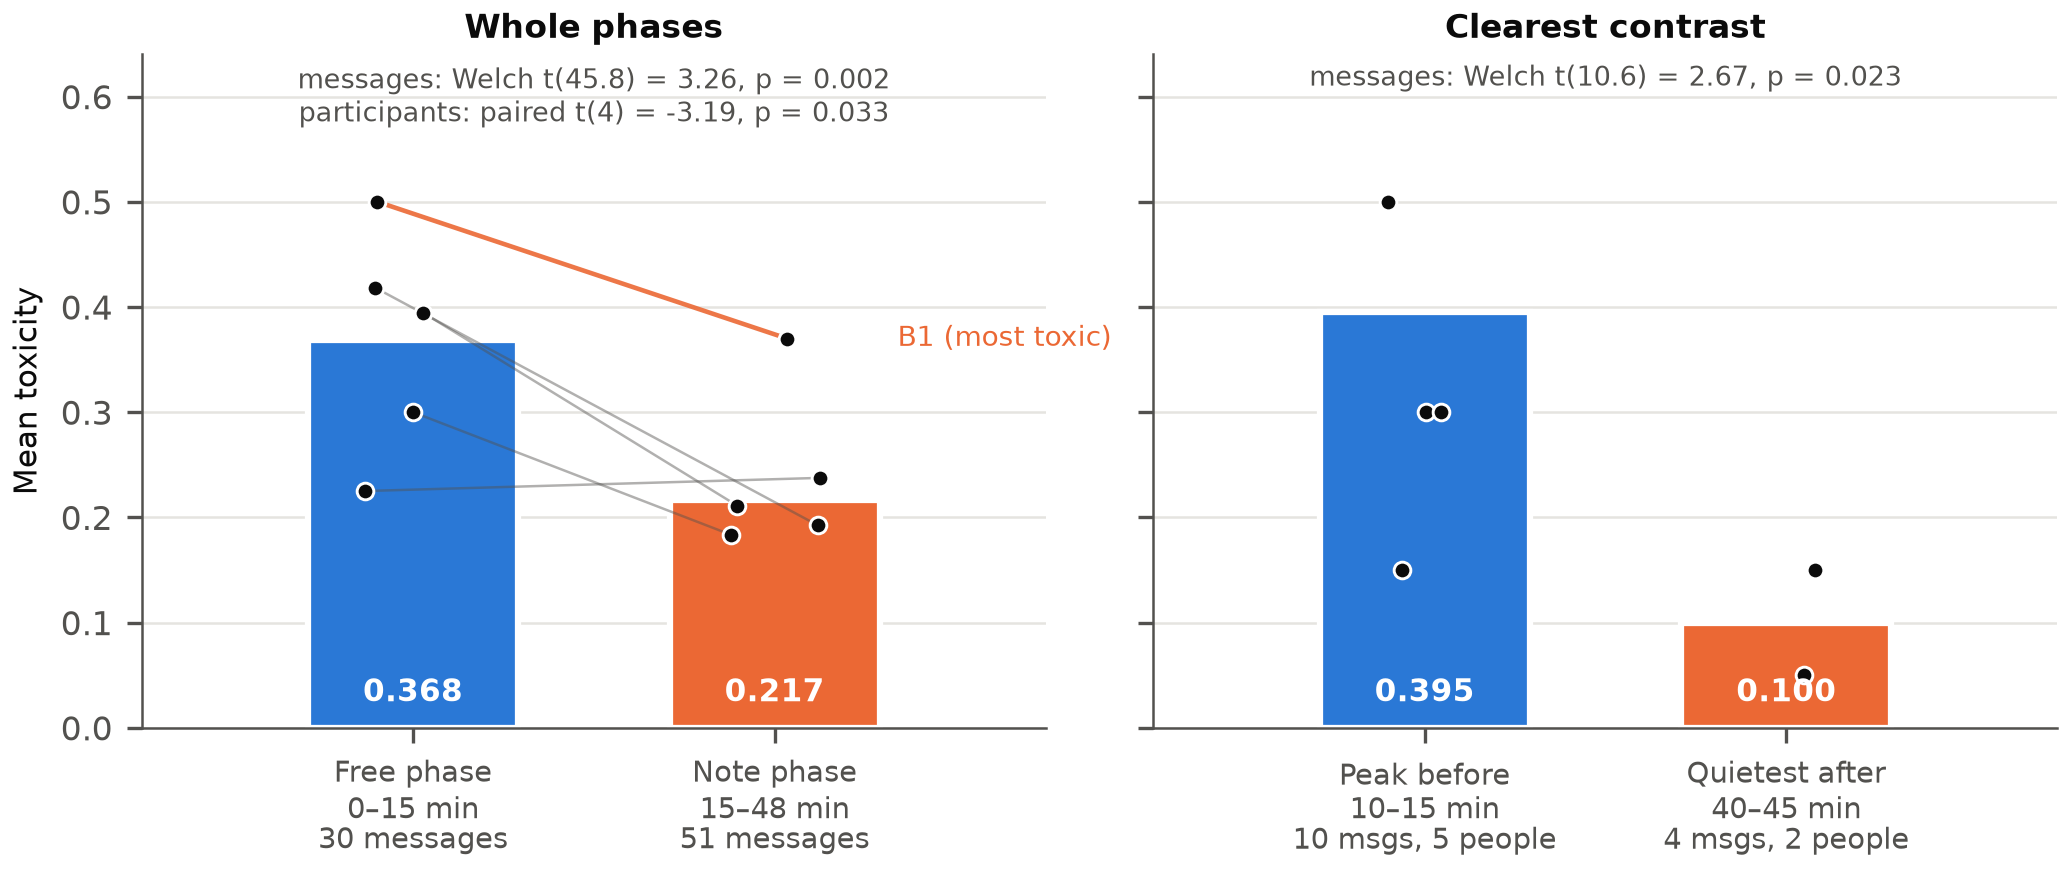

This figure's Python source:
#!/usr/bin/env python3
"""Figure 3: the ceasefire at the participant level.

Bars are message-level means, the same quantities the reported tests use;
dots are individual participants' means, so the reader sees both the average
and the people behind it. Left: the whole free and note phases. Right: the
clearest contrast -- the peak window before the note against the quietest
window after it.

Run: python3 fig_participants.py -> fig_participants.png + paper/figures/fig_participants.pdf
"""
import numpy as np

from defuselab import (BLUE, ORANGE, INK, INK2, SURFACE, S, clean_axes, code, free_tox,
                       most_toxic, msgs, n_pre, note_tox, per, plt, save, win_edges,
                       win_labels, win_means)

RNG = np.random.default_rng(11)


def participant_means(lo, hi):
    """Per-participant mean toxicity for messages posted in [lo, hi)."""
    out = {}
    for h in per:
        v = [r["tox"] for r in msgs if r["handle"] == h and lo <= r["min"] < hi]
        if v:
            out[h] = np.mean(v)
    return out


def bar_with_dots(ax, i, bar_mean, dots, col):
    ax.bar(i, bar_mean, width=0.58, color=col, edgecolor=SURFACE, linewidth=1.5, zorder=1)
    ax.text(i, 0.018, f"{bar_mean:.3f}", ha="center", va="bottom",
            fontsize=7.5, fontweight="bold", color=SURFACE, zorder=5)
    xs = i + RNG.uniform(-0.14, 0.14, len(dots))
    ax.scatter(xs, dots, s=16, color=INK, zorder=4, edgecolor=SURFACE, linewidth=0.7)
    return xs


def finish(ax, labels, title, note):
    ax.set_xticks(range(len(labels)))
    ax.set_xticklabels(labels, fontsize=7, linespacing=1.15)
    ax.set_xlim(-0.75, 1.75)
    ax.set_ylim(0, 0.64)
    clean_axes(ax)
    ax.set_title(title, fontsize=8, pad=4)
    ax.text(0.5, 0.985, note, transform=ax.transAxes, ha="center", va="top",
            fontsize=6.6, color=INK2)


def main():
    fig, (ax1, ax2) = plt.subplots(1, 2, figsize=(6.9, 2.9), sharey=True,
                                   constrained_layout=True)

    # ---- Left: whole phases --------------------------------------------------
    both = [h for h in per if per[h]["free"] and per[h]["note"]]
    fv = [np.mean(per[h]["free"]) for h in both]
    nv = [np.mean(per[h]["note"]) for h in both]
    x0 = bar_with_dots(ax1, 0, free_tox.mean(), fv, BLUE)
    x1 = bar_with_dots(ax1, 1, note_tox.mean(), nv, ORANGE)
    for a, b, xa, xb, h in zip(fv, nv, x0, x1, both):
        hot = h == most_toxic
        ax1.plot([xa, xb], [a, b], color=ORANGE if hot else INK2, lw=1.1 if hot else 0.6,
                 alpha=0.9 if hot else 0.45, zorder=3)
        if hot:
            ax1.annotate(f"{code[h]} (most toxic)", xy=(xb, b), xytext=(1.34, b),
                         fontsize=6.8, color=ORANGE, va="center")
    finish(ax1,
           [f"Free phase\n0–{S['noteOnsetMin']} min\n{S['nFreeMsgs']} messages",
            f"Note phase\n{S['noteOnsetMin']}–{S['sessionMinutes']} min\n{S['nNoteMsgs']} messages"],
           "Whole phases",
           f"messages: Welch t({S['msgWelchDf']}) = {S['msgWelchT']}, p = {S['msgWelchP']}\n"
           f"participants: paired t({len(both)-1}) = {S['pairedT']}, p = {S['pairedP']}")
    ax1.set_ylabel("Mean toxicity", fontsize=7.5)

    # ---- Right: peak window before vs quietest window after --------------------
    peak_i = int(np.argmax(win_means[:n_pre]))
    trough_i = n_pre + int(np.argmin(win_means[n_pre:]))
    pk = participant_means(win_edges[peak_i], win_edges[peak_i + 1])
    tr = participant_means(win_edges[trough_i], win_edges[trough_i + 1])
    bar_with_dots(ax2, 0, win_means[peak_i], list(pk.values()), BLUE)
    bar_with_dots(ax2, 1, win_means[trough_i], list(tr.values()), ORANGE)
    finish(ax2,
           [f"Peak before\n{win_labels[peak_i]} min\n{S['peakWinN']} msgs, {len(pk)} people",
            f"Quietest after\n{win_labels[trough_i]} min\n{S['troughWinN']} msgs, {len(tr)} people"],
           "Clearest contrast",
           f"messages: Welch t({S['peakTroughDf']}) = {S['peakTroughT']}, p = {S['peakTroughP']}")

    save(fig, "fig_participants")


if __name__ == "__main__":
    main()
